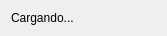
<?xml version="1.0" encoding="UTF-8"?>
<ui version="4.0">
 <class>Dialog_PlayblastBotSlave</class>
 <widget class="QDialog" name="Dialog_PlayblastBotSlave">
  <property name="geometry">
   <rect>
    <x>0</x>
    <y>0</y>
    <width>167</width>
    <height>34</height>
   </rect>
  </property>
  <property name="windowTitle">
   <string>PlayblastBot Slave</string>
  </property>
  <layout class="QVBoxLayout" name="verticalLayout">
   <item>
    <widget class="QLabel" name="label">
     <property name="text">
      <string>Cargando...</string>
     </property>
    </widget>
   </item>
  </layout>
 </widget>
 <resources/>
 <connections/>
</ui>
